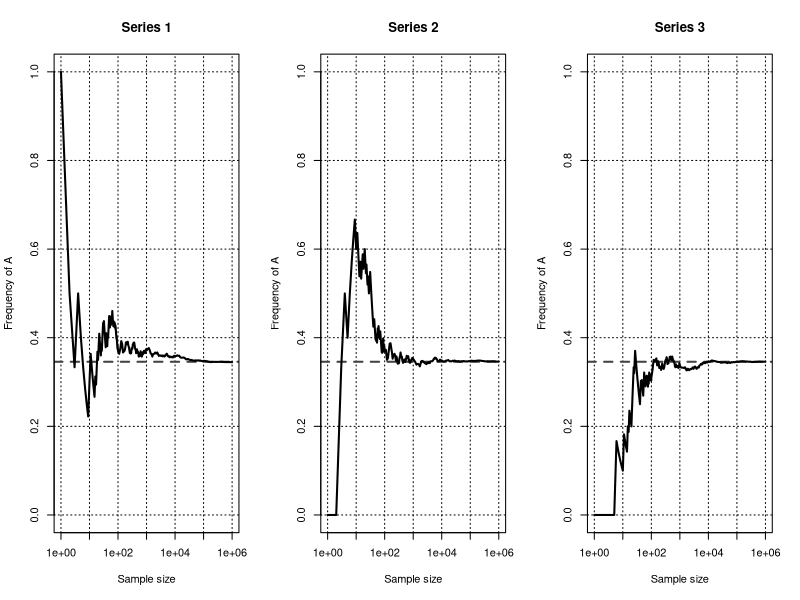

This chart was generated by the following R code:
## ----include=FALSE, echo=FALSE, eval=TRUE--------------------------------
options(width=300)
knitr::opts_chunk$set(
  fig.width = 7, fig.height = 5, 
  fig.path='figures',
  fig.align = "center", 
  size = "tiny", 
  echo = TRUE, eval=TRUE, 
  warning = FALSE, message = FALSE, 
  results = TRUE, comment = "")
# knitr::asis_output("\\footnotesize")


## ----echo=FALSE, fig.height=3, fig.width=10, fig.cap="Fréquences de A lors du tirage (avec remise) de positions aléatoires dans le génome de *Mycoplasma genitalium*. "----
################################################################
## Illustration of the frequential definition of probability.
##
## We generate a fake genomic sequence having the same nucleotide 
## composition as Mycoplasma genitalium, and perform a random sampling.  


## Parameters for the sampling of nucleotides in the Mycoplasma genome

## Instantiate a vector with the count of occurrences per residue
## in the whole genome of Mycoplasma genitalium.
nt.counts.mycoplasma <- c("A" = 200543,
                          "C" = 91524,
                          "G" = 92312,
                          "T" = 195695)
genome.size.mycoplasma <- sum(nt.counts.mycoplasma)

## Compute genome size
L <- sum(nt.counts.mycoplasma)  ## Genome length
N <- 1.0e+6           ## Samplin size
x.values <- c(1:100,10*(11:100),100*(11:100),1000*(11:100),10000*(11:100)) ## Values to be plotted (plotting the 10^6 values would generate a huge file where most points are not even visible)


## For the sake of storage economy, rather than analyzing the actual
## genome sequence, we generate a fake genome of the same size as 
## Mycoplasma genitalium, and with the same nucleotide frequencies 
## (but where residues are sorted alphabetically). Since the sampling 
## is done in a position-independent way this does not affect the result.
genome <- rep(names(nt.counts.mycoplasma), nt.counts.mycoplasma)

## Calculate the probability of the A residue
p.A <- nt.counts.mycoplasma["A"]/genome.size.mycoplasma


## Generate four plots illustrating the convergence of the realization frequency of an event (sampling of nucleotide A in Myciplasma genome) towards the probability of this event (frequency of this nucleotide in the whole genome).
par(mfrow=c(1,3)) ## Four panels per figure

## Perform 4 independent trials, to give an idea of the variability of the initial frequencies
for (i in 1:3) {
  
  ## Sample residues in the fake genome
  res.sample <- sample(genome,size=N,replace=T)
  
  ## Count the cumulative sum of adenine residues
  A.cumsum <- cumsum(res.sample == "A")
  A.cumfreq <- A.cumsum/(1:N)
  
  plot(x.values, A.cumfreq[x.values],
       col="black",
       log="x",
       type="l",
       main=paste("Series", i),
       xlab="Sample size",
       ylab="Frequency of A",
       panel.first=c(grid(col="black"),
         abline(h=p.A,col="#444444", lwd=2,lty="dashed")),
       ylim=c(0,1), lwd=2
       )
  
}
par(mfrow=c(1,1)) ## Restore default plot parameters


